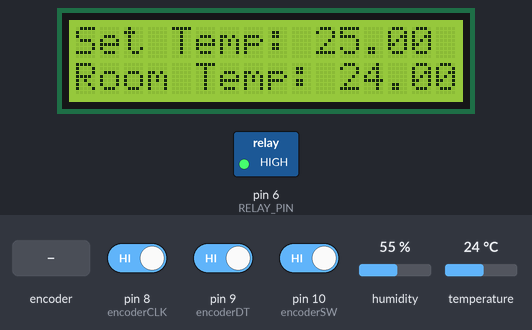
This sketch was run on a simulated Arduino Uno, built with avr-gcc and run on an emulated ATmega328P. On the bench: 16×2 character LCD, switched loads named in the sketch (green lamp = pin HIGH). The test bench sets the inputs (shaded band); at power-on: temperature 24 °C, pin 8 (encoderCLK) HIGH, pin 9 (encoderDT) HIGH, pin 10 (encoderSW) HIGH, humidity 55 %.

Above: at 1.2 s.
1.3 s: rotary encoder on pin 8 (encoderCLK) / pin 9 (encoderDT) turned 3 steps (first pin leading)
At 2.9 s:
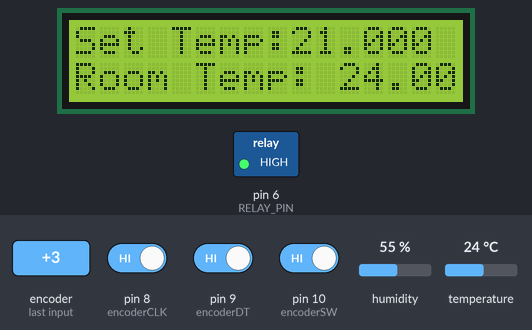
3.4 s: temperature set to 12 °C
At 5.0 s:
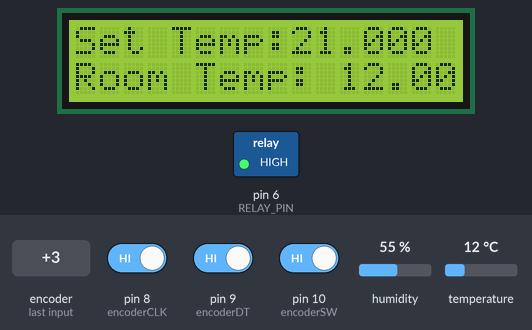
5.7 s: temperature set to 19 °C
At 6.9 s:
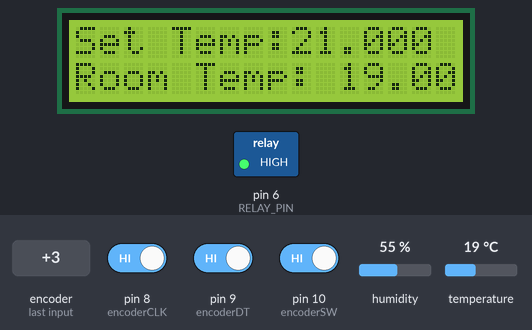
7.8 s: rotary encoder on pin 8 (encoderCLK) / pin 9 (encoderDT) turned 2 steps (second pin leading)
At 7.92 s:
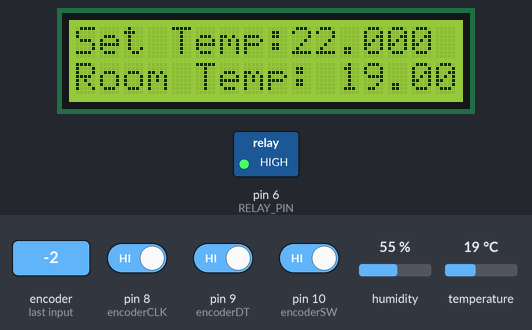
9.7 s: temperature set to 28 °C
At 10.8 s:
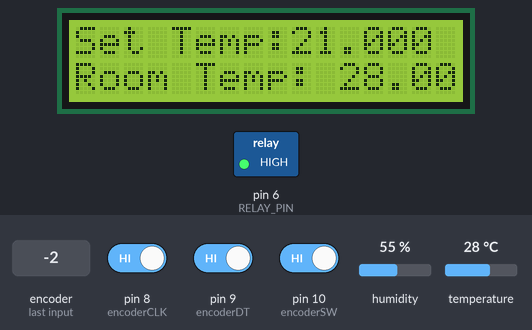
Timing chart, 0 to 12.7 s (numbered marks = the images above; inputs shaded):
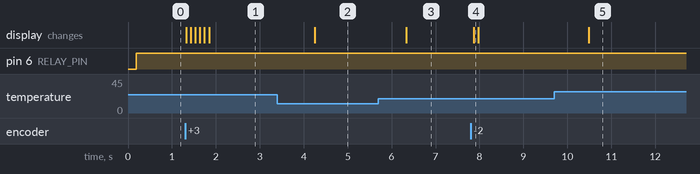

The sketch:

sketch_apr11a.ino
```cpp
#include <DHT.h>
#include <LiquidCrystal.h>

// Define pin connections for components
#define DHTPIN A0       // DHT11 sensor pin
#define RELAY_PIN 6     // Relay pin

// Initialize DHT sensor
#define DHTTYPE DHT11   // DHT11 sensor type
DHT dht(DHTPIN, DHTTYPE);

// Initialize LCD
LiquidCrystal lcd(12, 11, 5, 4, 3, 2);

// Define rotary encoder pins
const int encoderCLK = 8;
const int encoderDT = 9;
const int encoderSW = 10;

// Define variables for holding encoder state
int lastCLKState;
int currentCLKState;
long encoderValue = 25; // Default set temperature

// Set temperature variable
float setTemperature = 25;  // Default set temperature

// Define button state variables
int buttonState;
int lastButtonState = HIGH; // Assuming the button is normally open
unsigned long lastDebounceTime = 0;  // Last time the button was pressed
unsigned long debounceDelay = 50;    // Debounce time in milliseconds

// Define system pause state
bool systemPaused = false;

void setup() {
  // Initialize DHT sensor
  dht.begin();

  // Set relay pin as output
  pinMode(RELAY_PIN, OUTPUT);
  // Ensure relay is initially off
  digitalWrite(RELAY_PIN, LOW);

  // Initialize LCD
  lcd.begin(16, 2);
  lcd.print("Set Temp: ");
  lcd.print(setTemperature);

  // Set encoder pins as inputs with internal pull-ups
  pinMode(encoderCLK, INPUT_PULLUP);
  pinMode(encoderDT, INPUT_PULLUP);
  pinMode(encoderSW, INPUT_PULLUP);

  // Read initial state of CLK pin
  lastCLKState = digitalRead(encoderCLK);
}

void loop() {
  // Read temperature from DHT11 sensor
  float roomTemperature = dht.readTemperature();

  // Print temperature to LCD
  lcd.setCursor(0, 1);
  lcd.print("Room Temp: ");
  lcd.print(roomTemperature);

  // Compare room temperature with set temperature
  if (!systemPaused && roomTemperature <= setTemperature) {
    // If room temperature is equal to or below set temperature, turn off the relay
    digitalWrite(RELAY_PIN, LOW);
  } else {
    // Otherwise, keep the relay turned on
    digitalWrite(RELAY_PIN, HIGH);
  }

  // Read current state of CLK pin
  currentCLKState = digitalRead(encoderCLK);

  // Check for state change of CLK pin
  if (currentCLKState != lastCLKState) {
    // If DT pin is different from CLK pin, increment encoder value
    if (digitalRead(encoderDT) != currentCLKState) {
      encoderValue++;
    } else { // Otherwise, decrement encoder value
      encoderValue--;
    }

    // Update set temperature
    setTemperature = encoderValue;

    // Print the encoder value to LCD
    lcd.setCursor(9, 0); // Adjusted cursor position
    lcd.print("    ");   // Clear the existing number
    lcd.setCursor(9, 0); // Adjusted cursor position
    lcd.print(setTemperature);
  }

  // Update lastCLKState with current state for next iteration
  lastCLKState = currentCLKState;

  // Read the state of the button
  int reading = digitalRead(encoderSW);

  // Check if the button state has changed
  if (reading != lastButtonState) {
    // Reset the debounce timer
    lastDebounceTime = millis();
  }

  // If the button state has been stable for the debounce delay, we consider it to be "pressed"
  if ((millis() - lastDebounceTime) > debounceDelay) {
    // If the button state has changed
    if (reading != buttonState) {
      buttonState = reading;

      // If the button is pressed
      if (buttonState == HIGH) {
        // Toggle system pause state
        systemPaused = !systemPaused;

        // If system is paused, turn off the relay
        if (systemPaused) {
          digitalWrite(RELAY_PIN, LOW);
        }
      }
    }
  }

  // Save the current button state for the next iteration
  lastButtonState = reading;

  // Add some delay to prevent rapid sensor readings
  delay(100);
}
```

Measured:
- after the input at 1.3 s, the display: first changes at once (image 1 shows a later state)
- after the input at 3.4 s, the display: changes after 0.85 s (image 2)
- after the input at 5.7 s, the display: changes after 0.63 s (image 3)
- after the input at 7.8 s, the display: changes after 0.07 s (image 4)
- after the input at 9.7 s, the display: changes after 0.78 s (image 5)
